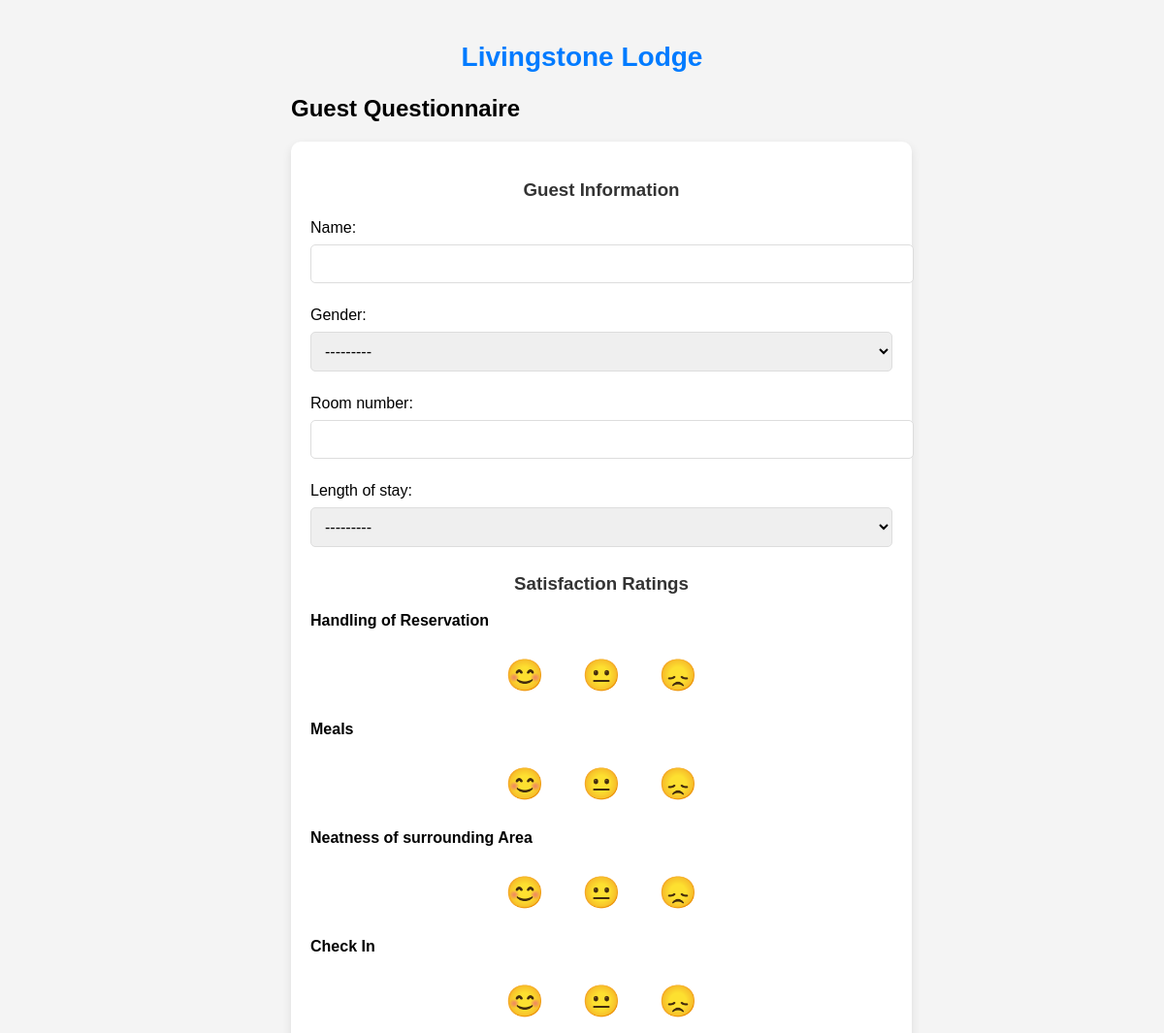
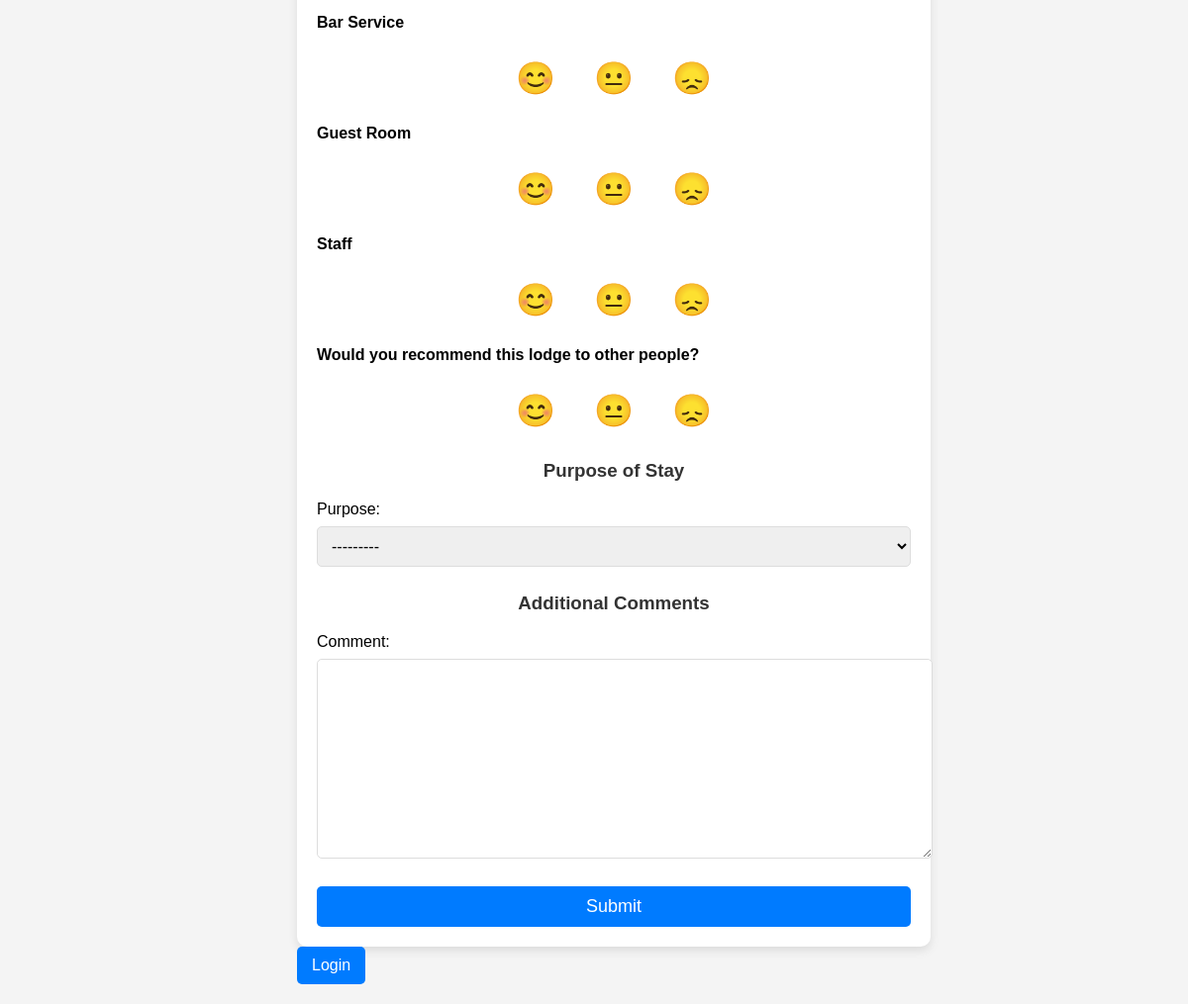
/home/, run on the app's committed database (2 pictures, top to bottom).
### questionnaire/models.py (models this page shows, shortened)
class SatisfactionQuestion(models.Model):
    text = models.CharField(max_length=255)

### questionnaire/views.py (the view)
# urls.py: path('home/', views.questionnaire_view, name='questionnaire'),
def questionnaire_view(request):
    if request.method == 'POST':
        guest_form = GuestForm(request.POST)
        stay_purpose_form = StayPurposeForm(request.POST)
        comment_form = AdditionalCommentForm(request.POST)
        if guest_form.is_valid():
            guest = guest_form.save()
            stay_purpose = stay_purpose_form.save(commit=False)
            stay_purpose.guest = guest
            stay_purpose.save()
            if comment_form.is_valid():
                comment = comment_form.save(commit=False)
                comment.guest = guest
                comment.save()
            for question in SatisfactionQuestion.objects.all():
                rating = request.POST.get(f"rating_{question.id}")
                if rating:
                    SatisfactionResponse.objects.create(guest=guest, question=question, rating=rating)
            return redirect('thank_you')  # Redirect to a thank you page
    else:
        guest_form = GuestForm()
        stay_purpose_form = StayPurposeForm()
        comment_form = AdditionalCommentForm()
        satisfaction_questions = SatisfactionQuestion.objects.all()
    return render(request, 'questionnaire_form.html', {
        'guest_form': guest_form,
        'stay_purpose_form': stay_purpose_form,
        'comment_form': comment_form,
        'satisfaction_questions': satisfaction_questions,
    })

### questionnaire/forms.py
class GuestForm(forms.ModelForm):
    class Meta:
        model = Guest
        fields = ['name', 'gender', 'room_number', 'length_of_stay']

class StayPurposeForm(forms.ModelForm):
    class Meta:
        model = StayPurpose
        fields = ['purpose']

### questionnaire/templates/questionnaire_form.html (shortened to what this page needs)
<!DOCTYPE html>
<html lang="en">
{% load static %}
<head>
    <link rel="stylesheet" type="text/css" href="{% static 'questionnaire.css' %}">
</head>
<body>
    <div class="cover">
    <h2 class="h2">Livingstone Lodge</h2>
    <h2>Guest Questionnaire</h2>
    <form method="post">
        <h3>Guest Information</h3>
        {{ guest_form.as_p }}
        <h3>Satisfaction Ratings</h3>
        {% for question in satisfaction_questions %}
            <p><strong>{{ question.text }}</strong></p>
            <div class="satisfaction-rating">
                <label for="happy_{{ question.id }}" class="rating-label">😊</label>
                <label for="neutral_{{ question.id }}" class="rating-label">😐</label>
                <label for="sad_{{ question.id }}" class="rating-label">😞</label>
            </div>
        {% empty %}
            <p>No satisfaction questions available.</p>
        {% endfor %}
        <h3>Purpose of Stay</h3>
        {{ stay_purpose_form.as_p }}
        <h3>Additional Comments</h3>
        {{ comment_form.as_p }}
        <button type="submit">Submit</button>
    </form>
    {% if not user.is_authenticated %}
        <a href="{% url 'custom_login' %}" class="login-btn">Login</a>
    {% else %}
        <a href="{% url 'guest_info' %}" class="view-guests-btn">View Guests</a>
    {% endif %}
    </div>
</body>
</html>

### questionnaire/static/questionnaire.css (style rules this page uses)
body { font-family: Arial, sans-serif; background-color: #f4f4f4; margin: 0; padding: 0; display: flex; justify-content: center; min-height: 100vh; }
.cover { width: 50%; margin: 20px auto; }
form { background: #fff; padding: 20px; border-radius: 10px; box-shadow: 0px 4px 10px rgba(0, 0, 0, 0.1); max-width: 100%; width: 100%; }
h3 { text-align: center; color: #333; }
.h2 { color: #007bff; font-size: 28px; text-align: center; }
input, select, textarea { width: 100%; padding: 10px; margin: 8px 0; border: 1px solid #ddd; border-radius: 5px; font-size: 16px; }
.satisfaction-rating { display: flex; justify-content: center; gap: 15px; margin: 10px 0; }
.satisfaction-rating label { font-size: 32px; cursor: pointer; transition: transform 0.2s ease-in-out, color 0.3s ease-in-out; }
.satisfaction-rating { display: flex; gap: 15px; justify-content: center; align-items: center; }
.rating-label { font-size: 40px; cursor: pointer; padding: 10px; transition: 0.3s; border: 2px solid transparent; border-radius: 8px; }
button { display: block; width: 100%; background: #007bff; color: white; font-size: 18px; padding: 10px; border: none; border-radius: 5px; cursor: pointer; transition: background 0.3s ease-in-out; }
.login-btn, .view-guests-btn { display: inline-block; padding: 10px 15px; background-color: #007bff; color: white; text-decoration: none; border-radius: 5px; font-size: 16px; transition: background 0.3s; }

### data on the page
SatisfactionQuestion: text "Handling of Reservation"
SatisfactionQuestion: text "Meals"
SatisfactionQuestion: text "Neatness of surrounding Area"
SatisfactionQuestion: text "Check In"
SatisfactionQuestion: text "Bar Service"
SatisfactionQuestion: text "Guest Room"
SatisfactionQuestion: text "Staff"
SatisfactionQuestion: text "Would you recommend this lodge to other people?"
